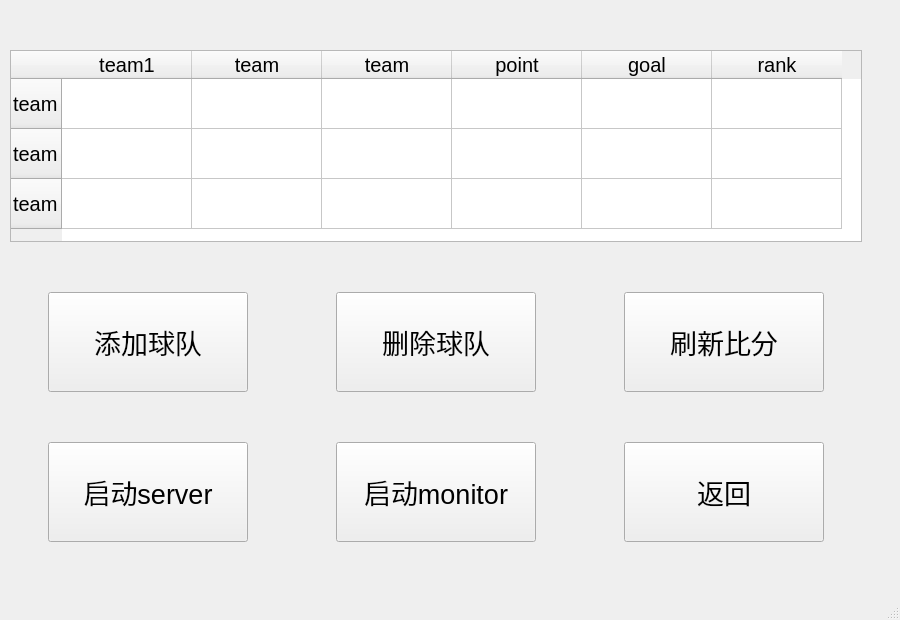
<?xml version="1.0" encoding="UTF-8"?>
<ui version="4.0">
 <class>Autoplay</class>
 <widget class="QMainWindow" name="Autoplay">
  <property name="geometry">
   <rect>
    <x>0</x>
    <y>0</y>
    <width>900</width>
    <height>620</height>
   </rect>
  </property>
  <property name="sizePolicy">
   <sizepolicy hsizetype="Expanding" vsizetype="Expanding">
    <horstretch>0</horstretch>
    <verstretch>0</verstretch>
   </sizepolicy>
  </property>
  <property name="minimumSize">
   <size>
    <width>900</width>
    <height>620</height>
   </size>
  </property>
  <property name="maximumSize">
   <size>
    <width>900</width>
    <height>620</height>
   </size>
  </property>
  <property name="windowTitle">
   <string>MainWindow</string>
  </property>
  <widget class="QWidget" name="centralwidget">
   <widget class="QWidget" name="verticalLayoutWidget">
    <property name="geometry">
     <rect>
      <x>0</x>
      <y>40</y>
      <width>871</width>
      <height>511</height>
     </rect>
    </property>
    <layout class="QVBoxLayout" name="verticalLayout" stretch="0,0">
     <property name="spacing">
      <number>50</number>
     </property>
     <property name="sizeConstraint">
      <enum>QLayout::SizeConstraint::SetMaximumSize</enum>
     </property>
     <property name="leftMargin">
      <number>10</number>
     </property>
     <property name="topMargin">
      <number>10</number>
     </property>
     <property name="rightMargin">
      <number>9</number>
     </property>
     <property name="bottomMargin">
      <number>6</number>
     </property>
     <item>
      <widget class="QTableWidget" name="table_point">
       <property name="sizePolicy">
        <sizepolicy hsizetype="Expanding" vsizetype="Fixed">
         <horstretch>0</horstretch>
         <verstretch>0</verstretch>
        </sizepolicy>
       </property>
       <property name="font">
        <font>
         <pointsize>15</pointsize>
        </font>
       </property>
       <property name="editTriggers">
        <set>QAbstractItemView::EditTrigger::NoEditTriggers</set>
       </property>
       <attribute name="horizontalHeaderDefaultSectionSize">
        <number>130</number>
       </attribute>
       <attribute name="verticalHeaderMinimumSectionSize">
        <number>28</number>
       </attribute>
       <attribute name="verticalHeaderDefaultSectionSize">
        <number>50</number>
       </attribute>
       <row>
        <property name="text">
         <string>team</string>
        </property>
       </row>
       <row>
        <property name="text">
         <string>team</string>
        </property>
       </row>
       <row>
        <property name="text">
         <string>team</string>
        </property>
       </row>
       <column>
        <property name="text">
         <string>team1</string>
        </property>
       </column>
       <column>
        <property name="text">
         <string>team</string>
        </property>
       </column>
       <column>
        <property name="text">
         <string>team</string>
        </property>
       </column>
       <column>
        <property name="text">
         <string>point</string>
        </property>
       </column>
       <column>
        <property name="text">
         <string>goal</string>
        </property>
       </column>
       <column>
        <property name="text">
         <string>rank</string>
        </property>
       </column>
       <item row="0" column="0">
        <property name="text">
         <string/>
        </property>
       </item>
      </widget>
     </item>
     <item>
      <layout class="QGridLayout" name="gridLayout">
       <item row="0" column="0">
        <widget class="QPushButton" name="team1">
         <property name="sizePolicy">
          <sizepolicy hsizetype="Fixed" vsizetype="Fixed">
           <horstretch>0</horstretch>
           <verstretch>0</verstretch>
          </sizepolicy>
         </property>
         <property name="minimumSize">
          <size>
           <width>200</width>
           <height>100</height>
          </size>
         </property>
         <property name="font">
          <font>
           <pointsize>20</pointsize>
          </font>
         </property>
         <property name="text">
          <string>添加球队</string>
         </property>
        </widget>
       </item>
       <item row="1" column="1">
        <widget class="QPushButton" name="monitor">
         <property name="sizePolicy">
          <sizepolicy hsizetype="Fixed" vsizetype="Fixed">
           <horstretch>0</horstretch>
           <verstretch>0</verstretch>
          </sizepolicy>
         </property>
         <property name="minimumSize">
          <size>
           <width>200</width>
           <height>100</height>
          </size>
         </property>
         <property name="font">
          <font>
           <pointsize>20</pointsize>
          </font>
         </property>
         <property name="text">
          <string>启动monitor</string>
         </property>
        </widget>
       </item>
       <item row="0" column="1">
        <widget class="QPushButton" name="team2">
         <property name="sizePolicy">
          <sizepolicy hsizetype="Fixed" vsizetype="Fixed">
           <horstretch>0</horstretch>
           <verstretch>0</verstretch>
          </sizepolicy>
         </property>
         <property name="minimumSize">
          <size>
           <width>200</width>
           <height>100</height>
          </size>
         </property>
         <property name="font">
          <font>
           <pointsize>20</pointsize>
          </font>
         </property>
         <property name="text">
          <string>删除球队</string>
         </property>
        </widget>
       </item>
       <item row="1" column="0">
        <widget class="QPushButton" name="start">
         <property name="sizePolicy">
          <sizepolicy hsizetype="Fixed" vsizetype="Fixed">
           <horstretch>0</horstretch>
           <verstretch>0</verstretch>
          </sizepolicy>
         </property>
         <property name="minimumSize">
          <size>
           <width>200</width>
           <height>100</height>
          </size>
         </property>
         <property name="font">
          <font>
           <pointsize>20</pointsize>
          </font>
         </property>
         <property name="text">
          <string>启动server</string>
         </property>
        </widget>
       </item>
       <item row="0" column="2">
        <widget class="QPushButton" name="point">
         <property name="sizePolicy">
          <sizepolicy hsizetype="Fixed" vsizetype="Fixed">
           <horstretch>0</horstretch>
           <verstretch>0</verstretch>
          </sizepolicy>
         </property>
         <property name="minimumSize">
          <size>
           <width>200</width>
           <height>100</height>
          </size>
         </property>
         <property name="font">
          <font>
           <pointsize>20</pointsize>
          </font>
         </property>
         <property name="text">
          <string>刷新比分</string>
         </property>
         <property name="iconSize">
          <size>
           <width>16</width>
           <height>16</height>
          </size>
         </property>
        </widget>
       </item>
       <item row="1" column="2">
        <widget class="QPushButton" name="back">
         <property name="sizePolicy">
          <sizepolicy hsizetype="Fixed" vsizetype="Fixed">
           <horstretch>0</horstretch>
           <verstretch>0</verstretch>
          </sizepolicy>
         </property>
         <property name="minimumSize">
          <size>
           <width>200</width>
           <height>100</height>
          </size>
         </property>
         <property name="font">
          <font>
           <pointsize>20</pointsize>
          </font>
         </property>
         <property name="text">
          <string>返回</string>
         </property>
        </widget>
       </item>
      </layout>
     </item>
    </layout>
   </widget>
  </widget>
  <widget class="QMenuBar" name="menubar">
   <property name="geometry">
    <rect>
     <x>0</x>
     <y>0</y>
     <width>900</width>
     <height>27</height>
    </rect>
   </property>
  </widget>
  <widget class="QStatusBar" name="statusbar"/>
 </widget>
 <resources/>
 <connections/>
</ui>
